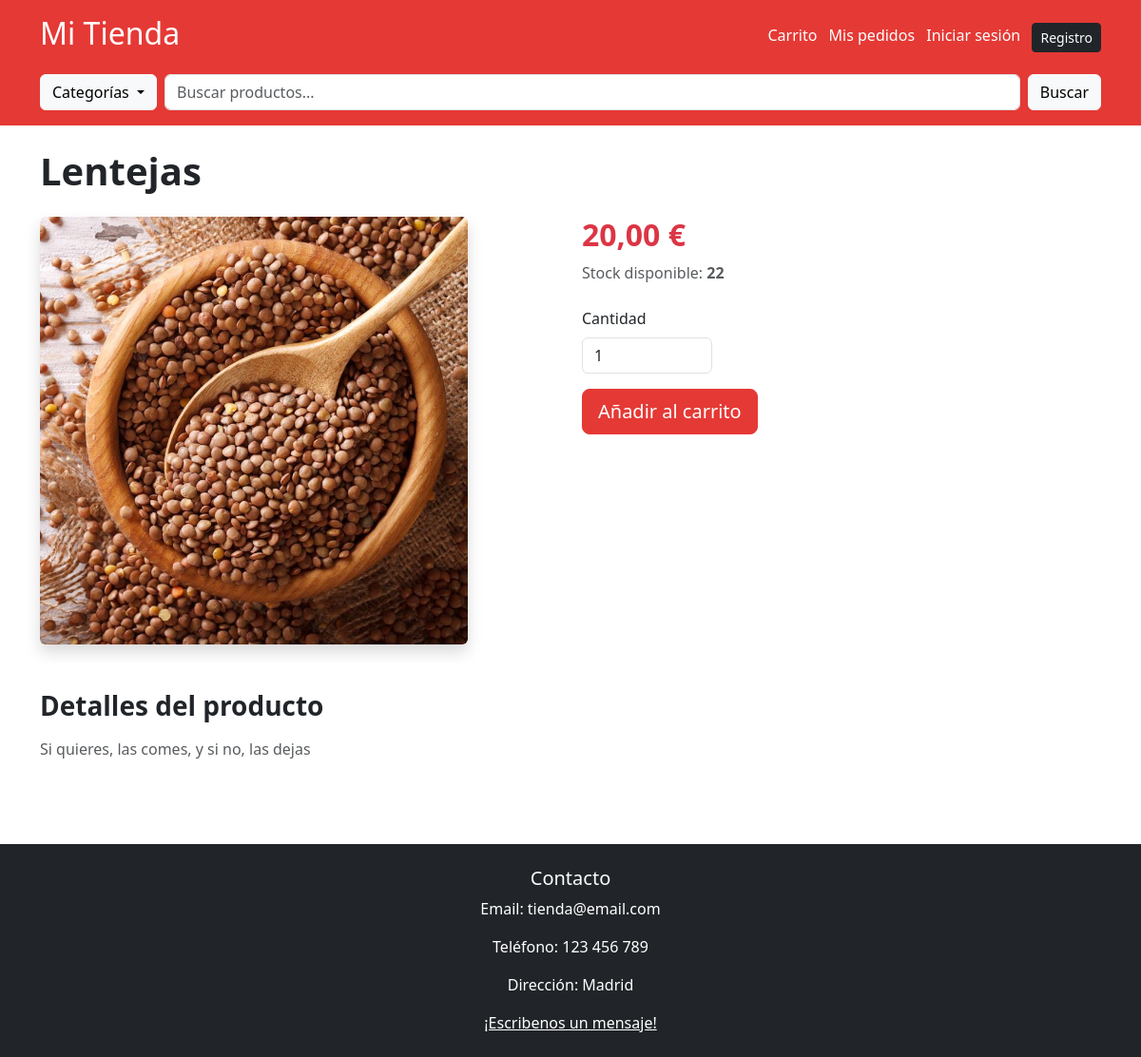
/product/1/, run on an earlier commit of the app's database.
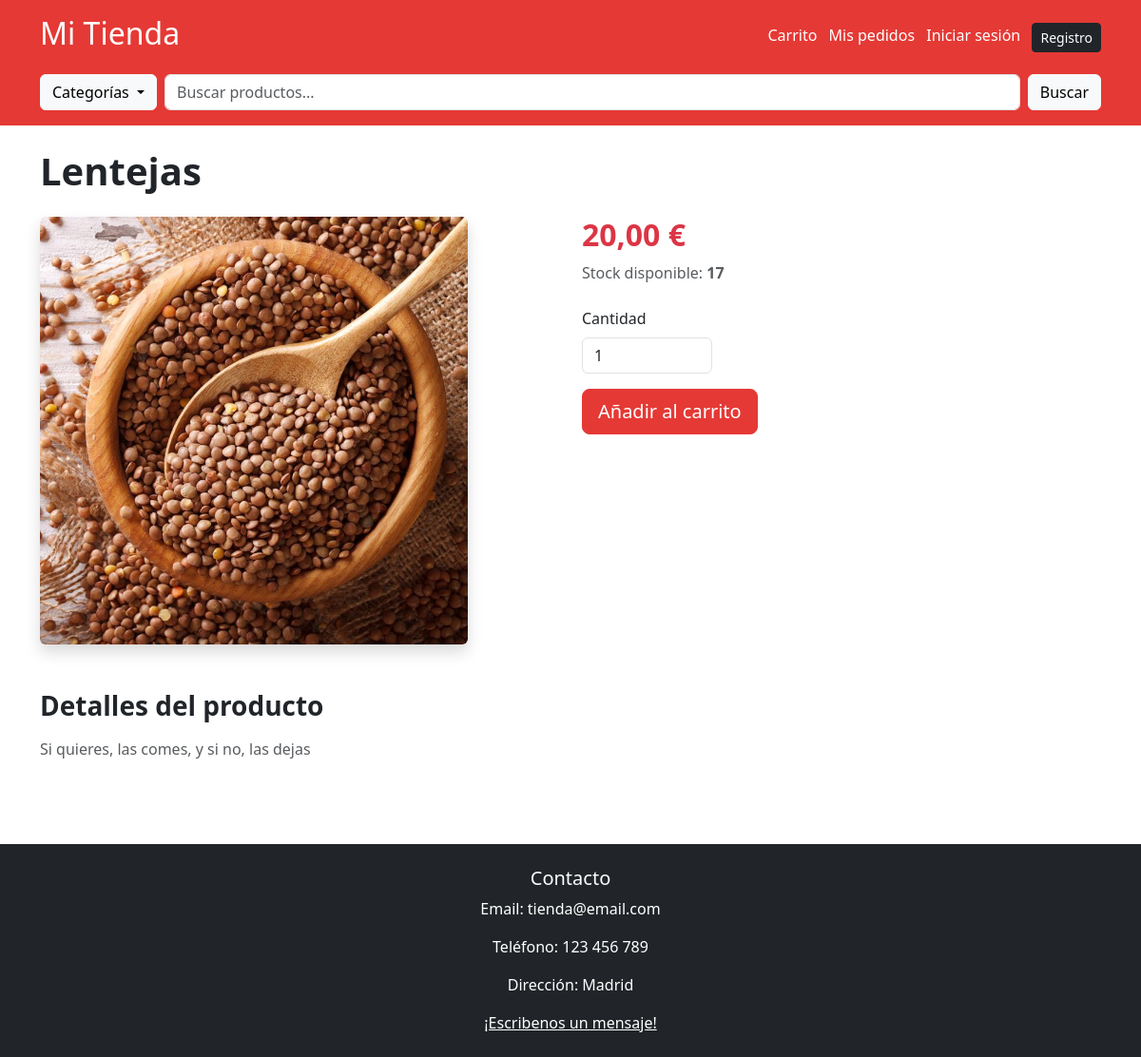
And on a later commit of the database.
### shop/models.py (models this page shows, shortened)
class Product(models.Model):
    name = models.CharField(max_length=200)
    description = models.TextField()
    price = models.DecimalField(max_digits=6, decimal_places=2)
    image = models.ImageField(upload_to='products/', blank=True, null=True)
    stock = models.PositiveIntegerField(default=0)
    category = models.ForeignKey(Category, on_delete=models.CASCADE)

### shop/views.py (the view)
# urls.py: path('product/<int:product_id>/', views.product_detail, name='product_detail'),
def product_detail(request, product_id):
    product = get_object_or_404(Product, id=product_id)
    return render(request, 'shop/product_detail.html', {'product': product})

### shop/context_processors.py (called while the page is built)
def categories_processor(request):
    return {
        'categories': Category.objects.all()
    }

### shop/templates/shop/product_detail.html (shortened to what this page needs)
{% extends 'base.html' %}
{% block content %}
<h1 class="mb-4 fw-bold">{{ product.name }}</h1>
<div class="row g-4">
    <div class="col-md-6">
        {% if product.image %}
            <img src="{{ product.image.url }}"
                 class="img-fluid rounded shadow"
                 style="max-height: 450px; object-fit: cover;">
        {% else %}
            <div class="bg-light d-flex align-items-center justify-content-center"
                 style="height: 450px;">
                Sin imagen disponible
            </div>
        {% endif %}
    </div>
    <div class="col-md-6">
        <h2 class="text-danger fw-bold mb-2">
            {{ product.price }} €
        </h2>
        <p class="text-muted mb-4">
            Stock disponible: <strong>{{ product.stock }}</strong>
        </p>
        <form action="{% url 'add_to_cart' product.id %}" method="post" class="mb-4">
            <div class="mb-3">
                <label class="form-label">Cantidad</label>
                <input type="number"
                       name="quantity"
                       value="1"
                       min="1"
                       max="{{ product.stock }}"
                       class="form-control w-25">
            </div>
            <button type="submit" class="btn btn-primary btn-lg">
                Añadir al carrito
            </button>
        </form>
    </div>
</div>
<div class="mt-5">
    <h3 class="fw-bold text-dark mb-3">
        Detalles del producto
    </h3>
    <p class="text-muted">
        {{ product.description }}
    </p>
</div>
{% endblock %}

What changed in the data, as far as the page shows it:
changed Product "Lentejas": stock "22" → "17"
